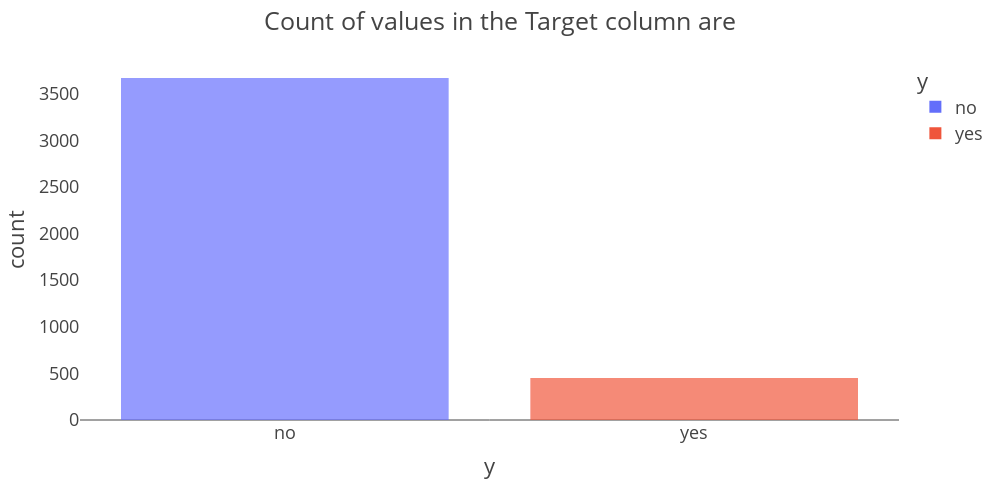

The code cell stored with this chart in its notebook:
### Markdown cell above
There are 36548 no's and 4640 yes's in the outcome variables.

### Code cell
fig = px.bar(data, x="y",
              orientation='v',
             color="y"

    )
fig.update_layout(title="Count of values in the Target column are",
                  autosize=False,
                  width=1000,
                  height=500,
                  template = "presentation",
                  uniformtext_mode='hide',
     
                )

fig.update_xaxes(showgrid= False)
fig.update_yaxes(showgrid= False)  
#fig.update_layout(hovermode="x unified")

fig.show()

### Figure 1 — Plotly figure (JSON) as saved in the notebook; plotly's stock layout.template omitted (floating-point values rounded to 4 significant figures; data arrays with more than 128 entries replaced by an {"elided": "..."} marker saying what was removed)
{"data": [{"alignmentgroup": "True", "hovertemplate": "y=%{x}<br>count=%{y}<extra></extra>", "legendgroup": "no", "marker": {"color": "#636efa", "pattern": {"shape": ""}}, "name": "no", "offsetgroup": "no", "orientation": "v", "showlegend": true, "textposition": "auto", "type": "bar", "x": {"elided": "3668 str values"}, "xaxis": "x", "y": {"elided": "3668 int values"}, "yaxis": "y"}, {"alignmentgroup": "True", "hovertemplate": "y=%{x}<br>count=%{y}<extra></extra>", "legendgroup": "yes", "marker": {"color": "#EF553B", "pattern": {"shape": ""}}, "name": "yes", "offsetgroup": "yes", "orientation": "v", "showlegend": true, "textposition": "auto", "type": "bar", "x": {"elided": "451 str values"}, "xaxis": "x", "y": {"elided": "451 int values"}, "yaxis": "y"}], "layout": {"autosize": false, "barmode": "relative", "height": 500, "legend": {"title": {"text": "y"}, "tracegroupgap": 0}, "margin": {"t": 60}, "title": {"text": "Count of values in the Target column are"}, "uniformtext": {"mode": "hide"}, "width": 1000, "xaxis": {"anchor": "y", "categoryarray": ["no", "yes"], "categoryorder": "array", "domain": [0, 1], "showgrid": false, "title": {"text": "y"}}, "yaxis": {"anchor": "x", "domain": [0, 1], "showgrid": false, "title": {"text": "count"}}}}
